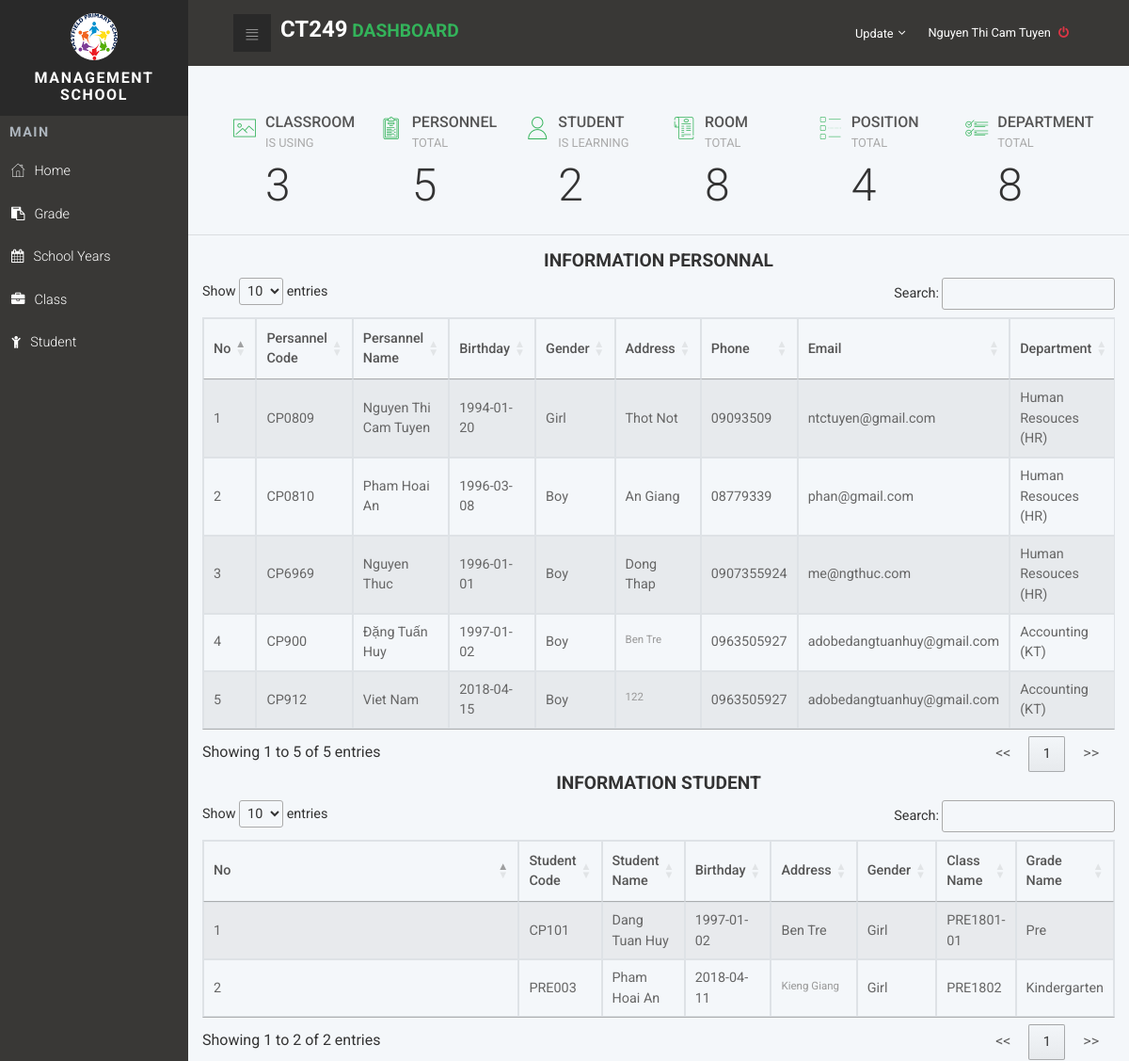
The app's page /index.php (signed in, upper part), older data.
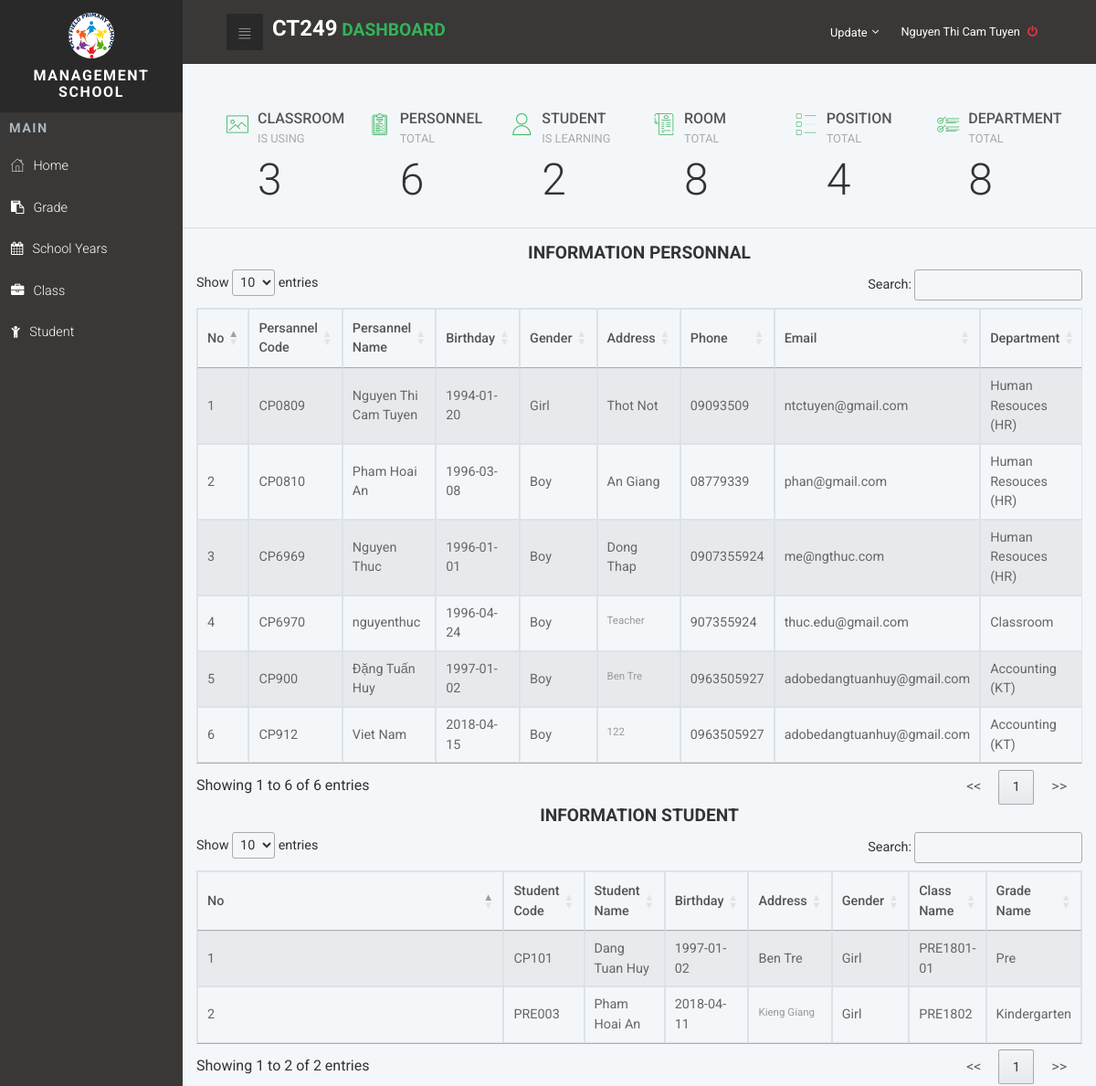
The same page, newer data.
### tables this page shows
CREATE TABLE IF NOT EXISTS `Personnel` (
  `PersonnelCode` varchar(150) NOT NULL,
  `PersonnelName` varchar(150) NOT NULL,
  `PersonnelPass` varchar(150) NOT NULL,
  `PersonnelBirth` date NOT NULL,
  `PersonnelGender` tinyint(4) NOT NULL,
  `PersonnelAddress` text NOT NULL,
  `PersonnelNum` varchar(15) NOT NULL,
  `PersonnelEmail` varchar(50) NOT NULL,
  `PersonnelActive` int(11) DEFAULT '0',
  `PersonnelNote` smallint(6) DEFAULT '1',
  `PositionId` int(11) NOT NULL,
  `RoleId` int(11) NOT NULL,
  `PersonnelStatus` int(11) DEFAULT '0'
);

CREATE TABLE IF NOT EXISTS `Department` (
  `DepartmentId` int(11) NOT NULL,
  `DepartmentName` varchar(255) NOT NULL,
  `DepartmentDetails` text
);

CREATE TABLE IF NOT EXISTS `Student` (
  `StudentCode` varchar(155) NOT NULL,
  `StudentName` varchar(155) NOT NULL,
  `StudentBirth` date NOT NULL,
  `StudentGender` int(11) NOT NULL DEFAULT '0',
  `StudentAddress` varchar(150) NOT NULL,
  `YourFatherName` varchar(70) NOT NULL,
  `JobFather` varchar(50) DEFAULT NULL,
  `YourMotherName` varchar(70) NOT NULL,
  `JobMother` varchar(50) DEFAULT NULL,
  `PhoneHouse` varchar(50) NOT NULL,
  `StudentStatus` smallint(6) DEFAULT '1',
  `ClassId` int(11) DEFAULT NULL
);

CREATE TABLE IF NOT EXISTS `Class` (
  `ClassId` int(10) NOT NULL,
  `ClassName` varchar(100) NOT NULL,
  `Enrollment` int(10) unsigned NOT NULL,
  `ClassStatus` tinyint(4) DEFAULT '0',
  `GradeId` int(11) NOT NULL
);

CREATE TABLE IF NOT EXISTS `Grade` (
  `GradeId` int(11) NOT NULL,
  `GradeName` varchar(50) NOT NULL
);

### body.php (the view, shortened to what the rows shown need)
<section class="dashboard-counts section-padding">
  <section class="statistics">
    <div class="container">
      <table class="table-striped table-responsive table-bordered" id="myTable">
       <thead>
        <tr>
         <th ><strong>No</strong></th>
         <th class="col-md-1"><strong>Persannel Code</strong></th>
         <th class="col-md-1"><strong>Persannel Name</strong></th>
         <th class="col-md-1"><strong>Birthday</strong></th>
         <th class="col-md-1"><strong>Gender</strong></th>
         <th class="col-md-1"><strong>Address</strong></th>
         <th class="col-md-1"><strong>Phone</strong></th>
         <th class="col-md-1"><strong>Email</strong></th>
         <th class="col-md-1"><strong>Department</strong></th>
       </tr>
     </thead>
     <tbody>
      <?php
      $num=1;
      $result = mysqli_query($conn,"SELECT
        `PersonnelCode`,`PersonnelName`,`PersonnelBirth`,
        `PersonnelGender`,`PersonnelAddress`,`PersonnelNum`,`PersonnelEmail`,`DepartmentName`, `PositionName`
        FROM `Personnel` p
        JOIN `Position` ON `Position`.PositionId = p.`PositionId`
        JOIN `Department` ON `Department`.DepartmentId = `Position`.`PositionId`");
      while($row=mysqli_fetch_array($result, MYSQLI_ASSOC))
      {
       ?>
       <tr>
        <td><?php echo $num ?></td>
        <td><?php echo $row["PersonnelCode"] ?></td>
        <td><?php echo $row["PersonnelName"] ?></td>
        <td><?php echo $row["PersonnelBirth"] ?></td>
        <td><?php echo $row["PersonnelGender"] == 0 ?"Boy" : "Girl" ?></td>
        <td><?php echo $row["PersonnelAddress"] ?></td>
        <td><?php echo $row["PersonnelNum"] ?></td>
        <td><?php echo $row["PersonnelEmail"] ?></td>
        <td><?php echo $row["DepartmentName"] ?></td>
      </tr>
      <?php
      $num++;
    }
    ?>
  </tbody>
</table>
</div>
</section>
<section class="statistics">
  <div class="container">
    <table class="table-striped table-responsive table-bordered" id="myTable1">
     <thead>
      <tr>
       <th ><strong>No</strong></th>
       <th class="col-md-1"><strong>Student Code</strong></th>
       <th class="col-md-1"><strong>Student Name</strong></th>
       <th class="col-md-1"><strong>Birthday</strong></th>
       <th class="col-md-1"><strong>Address</strong></th>
       <th class="col-md-1"><strong>Gender</strong></th>
       <th class="col-md-1"><strong>Class Name</strong></th>
       <th class="col-md-1"><strong>Grade Name</strong></th>
     </tr>
   </thead>
   <tbody>
    <?php
    $num1=1;
    $result = mysqli_query($conn,"SELECT `StudentCode`,`StudentName`,`StudentBirth`,`StudentGender`,`StudentAddress`, `ClassName`, GradeName
      FROM `Student` st
      JOIN `Class`  ON Class.`ClassId` = st.`ClassId`
      JOIN Grade ON Grade.GradeId = Class.ClassId");
    while($row=mysqli_fetch_array($result, MYSQLI_ASSOC))
    {
     ?>
     <tr>
      <td><?php echo $num1 ?></td>
      <td><?php echo $row["StudentCode"] ?></td>
      <td><?php echo $row["StudentName"] ?></td>
      <td><?php echo $row["StudentBirth"] ?></td>
      <td><?php echo $row["StudentAddress"] ?></td>
      <td><?php echo $row["StudentGender"] ==1 ?"Boy" : "Girl" ?></td>
      <td><?php echo $row["ClassName"] ?></td>
      <td><?php echo $row["GradeName"] ?></td>
    </tr>
    <?php
    $num1 ++;
  }
  ?>
</tbody>
</table>
</div>
</section>

### index.php (shortened to what the rows shown need)
<?php
if(!isset($_SESSION['Username'])):
	echo '<meta http-equiv="refresh" content="0; URL=login.php"/>';
else:
function PersonnelLogin($conn, $PersonnelCode) {
  $sql_query_Personnel = "SELECT PersonnelName FROM `Personnel` WHERE `PersonnelCode` = '{$PersonnelCode}'";
  $sql_result_Personnel = mysqli_query($conn,$sql_query_Personnel)  or die(mysql_error());
  while ($row = $sql_result_Personnel->fetch_assoc()) {
    echo $row['PersonnelName'];
}
}
?>
<!DOCTYPE html>
<html>
  <head>
    <link rel="stylesheet" href="vendor/bootstrap/css/bootstrap.min.css">
    <link rel="stylesheet" href="vendor/font-awesome/css/font-awesome.min.css">
    <link rel="stylesheet" href="css/fontastic.css">
    <link rel="stylesheet" href="css/grasp_mobile_progress_circle-1.0.0.min.css">
    <link rel="stylesheet" href="vendor/malihu-custom-scrollbar-plugin/jquery.mCustomScrollbar.css">
    <link rel="stylesheet" href="css/style.default.css" id="theme-stylesheet">
    <link rel="stylesheet" href="css/custom.css">
  </head>
  <body>
  <?php
  include_once('config/connect.php');
  ?>
    <nav class="side-navbar">
      <div class="side-navbar-wrapper">
        <div class="sidenav-header d-flex align-items-center justify-content-center">
          <div class="sidenav-header-inner text-center"><img src="img/logo.png" alt="person" class="img-fluid rounded-circle">
            <h2 class="h5">Management School </h2>
          </div>
        </div>
      </div>
    </nav>
    <div class="page">
      <header class="header">
        <nav class="navbar">
          <div class="container-fluid">
            <div class="navbar-holder d-flex align-items-center justify-content-between">
              <div class="navbar-header"><a id="toggle-btn" href="index.php" class="menu-btn"><i class="icon-bars"> </i></a><a href="#" class="navbar-brand">
                  <div class="brand-text d-none d-md-inline-block"><span><h1>CT249</h1> </span><strong class="text-primary"> Dashboard</strong></div></a></div>
              <ul class="nav-menu list-unstyled d-flex flex-md-row align-items-md-center">
                <li class="nav-item"><a href="logout.php" class="nav-link logout"> <span class="d-none d-sm-inline-block"><?php if(isset($_SESSION["Username"])){PersonnelLogin($conn, $_SESSION["Username"]); echo "  <i class='fa fa-power-off text-danger'></i>"; }?></span></a></li>
              </ul>
            </div>
          </div>
        </nav>
      </header>
<?php
if(isset($_GET['page']))
{
  $page = $_GET['page'];
  if($page=="grade")
  {
    include_once("resource/grade/Grade.php");
  }
  if($page=="addGrade")
  {
    include_once("resource/grade/AddGrade.php");
  }
  if($page=="updateGrade")
  {
    include_once("resource/grade/UpdateGrade.php");
  }
  if($page=="SchoolYears")
  {
    include_once("resource/schoolyears/SchoolYears.php");
  }
  if($page=="AddSchoolYears")
  {
    include_once("resource/schoolyears/AddSchoolYears.php");
  }
  if($page=="UpdateSchoolYears")
  {
    include_once("resource/schoolyears/UpdateSchoolYears.php");
  }
  if($page=="Class")
  {
    include_once("resource/class/Class.php");
  }
  if($page=="AddClass")
  {
    include_once("resource/class/AddClass.php");
  }
  if($page=="UpdateClass")
  {
    include_once("resource/class/UpdateClass.php");
  }
  if(isset($_GET['page'])&& $_GET['page']=="ActiveClass"){
    if($_GET['ClassStatus'] == 0){
      $active = 1;
    }
    else{
      $active = 0;
    }
    $updateStatus = "UPDATE `Class` SET `ClassStatus`=".$active." where `ClassId` = '".$_GET['ClassId']."'";
    mysqli_query($conn,$updateStatus);
    echo "<script>window.location.href='?page=Class'</script>";
  }
  if($page=="Years_Class")
  {
    include_once("resource/schoolyears/Years_Class.php");
  }
  if($page=="AddYears_Class")
  {
    include_once("resource/schoolyears/AddYears_Class.php");
  }
  if($page=="UpdateYears_Class")
  {
    include_once("resource/schoolyears/UpdateYears_Class.php");
  }
  if($page=="Department")
  {
    include_once("resource/department/Department.php");
  }
  if($page=="AddDepartment")
  {
    include_once("resource/department/AddDepartment.php");
  }
  if($page=="UpdateDepartment")
  {
    include_once("resource/department/UpdateDepartment.php");
  }
  if($page=="Position")
  {
    include_once("resource/position/Position.php");
  }
  if($page=="AddPosition")
  {
    include_once("resource/position/AddPosition.php");
  }
  if($page=="UpdatePosition")
  {
    include_once("resource/position/UpdatePosition.php");
  }
  if($page=="Role")
  {
    include_once("resource/role/Role.php");
  }
  if($page=="AddRole")
  {
    include_once("resource/role/AddRole.php");
  }
  if($page=="UpdateRole")
  {
    include_once("resource/role/UpdateRole.php");
  }
  if($page=="ie")
  {
    include_once("resource/immigration/ImmigrationController.php");
  }
  if($page=="Student")
  {
    include_once("resource/student/Student.php");
  }
  if($page=="AddStudent")
  {
    include_once("resource/student/AddStudent.php");
  }
  if($page=="UpdateStudent")
  {
    include_once("resource/student/UpdateStudent.php");
  }
	if($page=="UpdateStudentClass")
  {
    include_once("resource/student/UpdateClass.php");
  }
  if(isset($_GET['page'])&& $_GET['page']=="ActiveStudent"){
    if($_GET['StudentStatus'] == 0){
      $active = 1;
    }
    else{
      $active = 0;
    }
    $updateStatus = "UPDATE `Student` SET `StudentStatus`=".$active." where `StudentCode` = '".$_GET['StudentCode']."'";
    mysqli_query($conn,$updateStatus);
    echo "<script>window.location.href='?page=Student'</script>";
  }
  if($page=="Personnel")
  {
    include_once("resource/personnel/Personnel.php");
  }
  if($page=="AddPersonnel")
  {
    include_once("resource/personnel/AddPersonnel.php");
  }
  if($page=="UpdatePersonnel")
  {
    include_once("resource/personnel/UpdatePersonnel.php");
  }
  if($page=="DeleteImgPersonnel"){
     include_once("resource/personnel/DeleteImgPersonnel.php");
  }
  if(isset($_GET['page'])&& $_GET['page']=="ActiveNote"){
    if($_GET['PersonnelNote'] == 0){
      $active = 1;
    }
    else{
      $active = 0;
    }
    $updateStatus = "UPDATE `Personnel` SET `PersonnelNote`=".$active." where `PersonnelCode` = '".$_GET['PersonnelCode']."'";
    mysqli_query($conn,$updateStatus);
    echo "<script>window.location.href='?page=Personnel'</script>";
  }
  if(isset($_GET['page'])&& $_GET['page']=="ActivePersonnel"){
    if($_GET['PersonnelActive'] == 0){
      $active = 1;
    }
    else{
      $active = 0;
    }
    $updateStatus = "UPDATE `Personnel` SET `PersonnelActive`=".$active." where `PersonnelCode` = '".$_GET['PersonnelCode']."'";
    mysqli_query($conn,$updateStatus);
    echo "<script>window.location.href='?page=Personnel'</script>";
  }
  if(isset($_GET['page'])&& $_GET['page']=="OpenClose"){
    if($_GET['PersonnelStatus'] == 0){
      $active = 1;
    }
    else{
      $active = 0;
    }
    $updateStatus = "UPDATE `Personnel` SET `PersonnelStatus`=".$active." where `PersonnelCode` = '".$_GET['PersonnelCode']."'";
    mysqli_query($conn,$updateStatus);
    echo "<script>window.location.href='?page=Personnel'</script>";
  }
  if($page=="imgs")
  {
    include_once("resource/personnel/ImgPersonnel.php");
  }
  if($page=="Personel_Class")
  {
		include_once("resource/personnel/Personel_Class.php");
  }
  if($page=="AddPersonel_Class")
  {
    include_once("resource/personnel/AddPersonel_Class.php");
  }
  if($page=="UpdatePersonel_Class")
  {
    include_once("resource/personnel/UpdatePersonel_Class.php");
  }
}
else
include_once('body.php')
?>
    </div>
    <link rel="stylesheet" type="text/css" href="//cdn.datatables.net/1.10.16/css/jquery.dataTables.min.css"/>
  </body>
</html>
<?php
endif;
?>

Row changes from the older to the newer data that the page shows:
added personnel: PersonnelCode "CP6970", PersonnelName "nguyenthuc", PersonnelBirth "1996-04-24", PersonnelGender "Boy", PersonnelAddress "Teacher", PersonnelNum "907355924", PersonnelEmail "thuc.edu@gmail.com", department.DepartmentName "Classroom", shown under "INFORMATION PERSONNAL"
Text that changed along with them:
$num_rows1: "5" → "6"
text written by a page script: "Show entries Search: Showing 1 to 5 of 5 entries << 1 >>" → "Show entries Search: Showing 1 to 6 of 6 entries << 1 >>"
